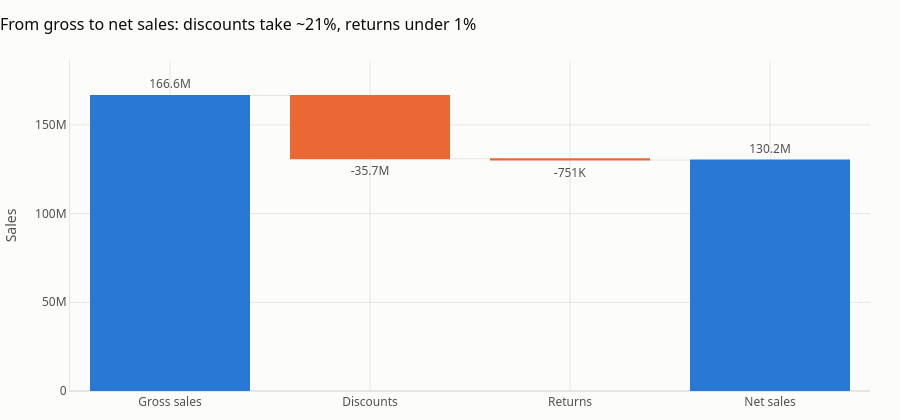

Notebook code cell kept with this figure:
### Code cell
# From gross sales to net sales: where the money goes
gross = sales["GrossSale"].sum()
disc = sales["DiscountAmount"].sum()
ret = returns["NetSale"].sum()
net = df["NetSale"].sum()

fig = go.Figure(go.Waterfall(
    x=["Gross sales", "Discounts", "Returns", "Net sales"],
    measure=["absolute", "relative", "relative", "total"],
    y=[gross, -disc, ret, net],
    text=[money(gross), "-" + money(disc), money(ret), money(net)], textposition="outside",
    increasing=dict(marker_color=BLUE), decreasing=dict(marker_color=ORANGE), totals=dict(marker_color=BLUE),
    connector=dict(line=dict(color=GRID, width=1)),
    hovertemplate="%{x}: %{y:,.0f}<extra></extra>",
))
style(fig, "From gross to net sales: discounts take ~21%, returns under 1%")
fig.update_yaxes(title="Sales", range=[0, gross * 1.12])
fig.show()

### Figure 1 — Plotly figure (JSON) as saved in the notebook; plotly's stock layout.template omitted (floating-point values rounded to 4 significant figures)
{"data": [{"connector": {"line": {"color": "#e6e5e0", "width": 1}}, "decreasing": {"marker": {"color": "#eb6834"}}, "hovertemplate": "%{x}: %{y:,.0f}<extra></extra>", "increasing": {"marker": {"color": "#2a78d6"}}, "measure": ["absolute", "relative", "relative", "total"], "text": ["166.6M", "-35.7M", "-751K", "130.2M"], "textposition": "outside", "totals": {"marker": {"color": "#2a78d6"}}, "type": "waterfall", "x": ["Gross sales", "Discounts", "Returns", "Net sales"], "y": [166577790, -35661839, -750700.0, 130200000.0]}], "layout": {"bargap": 0.35, "font": {"color": "#52514e", "family": "Segoe UI, Arial, sans-serif", "size": 12}, "height": 420, "hoverlabel": {"bgcolor": "white", "font": {"size": 12}}, "legend": {"orientation": "h", "title": {"text": ""}, "x": 0, "y": 1.02, "yanchor": "bottom"}, "margin": {"b": 10, "l": 10, "r": 30, "t": 60}, "paper_bgcolor": "#fcfcfb", "plot_bgcolor": "#fcfcfb", "showlegend": false, "title": {"font": {"color": "#0b0b0b", "size": 16}, "text": "From gross to net sales: discounts take ~21%, returns under 1%", "x": 0, "xanchor": "left"}, "xaxis": {"gridcolor": "#e6e5e0", "linecolor": "#e6e5e0", "title": {"font": {"size": 12}}, "zerolinecolor": "#e6e5e0"}, "yaxis": {"gridcolor": "#e6e5e0", "linecolor": "#e6e5e0", "range": [0, 186600000.0], "title": {"text": "Sales"}, "zerolinecolor": "#e6e5e0"}}}
